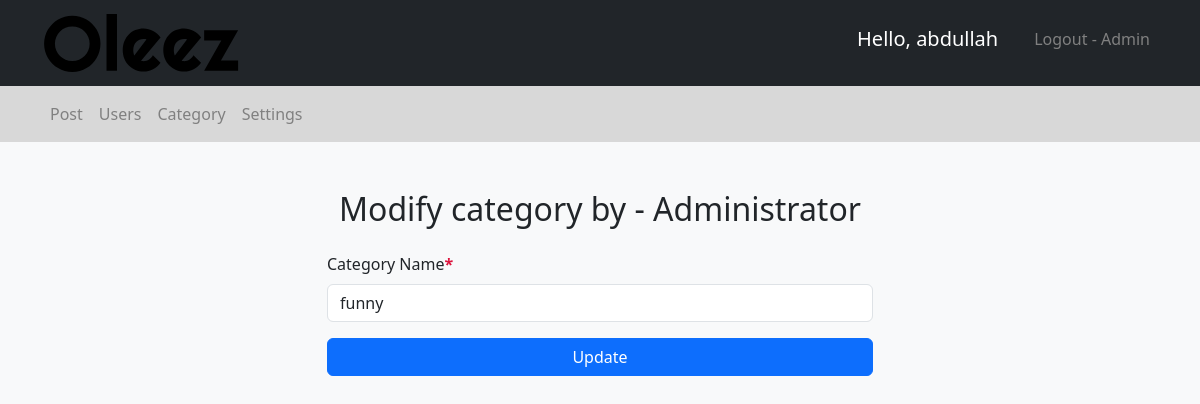
Page /admin/update-category.php?id=1 (signed in) on the committed database.
### tables this page shows
CREATE TABLE `setting` (
  `setting_id` int(11) NOT NULL,
  `websitename` varchar(255) NOT NULL,
  `logo` varchar(255) NOT NULL,
  `footerdesc` text NOT NULL
);

CREATE TABLE `category` (
  `category_id` int(11) NOT NULL,
  `category_name` varchar(255) NOT NULL,
  `post` int(11) DEFAULT 0
);

### admin/update-category.php (the view, shortened to what this page needs)
<?php include "header.php";
?>
<div class="container mt-5">
    <div class="row justify-content-center">
        <div class="col-md-6">
            <h2 class="admin-heading text-center mb-4">Modify category by - Administrator</h2>
            <form action="<?php $_SERVER['PHP_SELF'] ?>" method="POST">
                <?php
                $category = $_GET['id'];
                $sql = "SELECT category.category_name FROM category WHERE category_id = {$category}";
                $result = mysqli_query($conn, $sql) or die("Query failed");
                if (mysqli_num_rows($result)) {
                    while ($row = mysqli_fetch_assoc($result)) {
                        ?>
                         <div class="mb-3">
                         <label for="firstName" class="form-label">Category Name<span style="color: crimson;"><b>*</b></span></label>
                            <input type="text" name="name" value="<?php echo $row['category_name'] ?>"
                                   class="form-control" id="firstName" placeholder="First Name" required>
                        </div>
                        <div class="d-grid gap-2">
                            <button type="submit" name="update" class="btn btn-primary">Update</button>
                        </div>
                    <?php
                    }
                }
                ?>
      </div>
    </div>
  </div>

### admin/header.php (shortened to what this page needs)
<!DOCTYPE html>
<html lang="en">
<head>
  <link rel="stylesheet" href="https://cdnjs.cloudflare.com/ajax/libs/twitter-bootstrap/5.3.0/css/bootstrap.min.css">
</head>
<body>
  <header>
    <nav class="navbar navbar-expand-lg navbar-light bg-dark">
      <div class="container">
      <?php
        include "config.php";
        $logo_sql = "SELECT logo FROM setting";
        $logo_result = mysqli_query($conn, $logo_sql);
        $logo_row = mysqli_fetch_assoc($logo_result);
      ?>
        <a class="navbar-brand" href="#">
          <img src="images\<?php echo $logo_row['logo']; ?>" alt="Logo" height="60">
        </a>
        <div class="collapse navbar-collapse" id="navbarNav">
          <ul class="navbar-nav navoo ms-auto">
            <li class="nav-item">
              <h5 style="margin-right: 20px;">
              <a style="cursor:not-allowed; color: #fff;" onmouseover="this.style.color='gold';" onmouseout="this.style.color='#fff';" class="nav-link">Hello, <?php echo $_SESSION['username'] ?></a>
            </h5>
            </li>
            <li class="nav-item">
              <a style="color: grey;" onmouseover="this.style.color='red';" onmouseout="this.style.color='grey';" class="nav-link" href="logout.php">Logout
              <?php
              if($_SESSION['role'] == '1'){
                 echo '- Admin';
                 }else{
                    echo "";
              } ?></a>
            </li>
          </ul>
        </div>
      </div>
    </nav>
    <nav class="navbar navbar-expand-lg navbar-dark">
      <div class="container">
        <div class="collapse navbar-collapse" id="navbarNavLower">
          <ul class="navbar-nav navee">
            <li class="nav-item">
              <a class="nav-link" href="post.php">Post</a>
            </li>
            <?php
              if($_SESSION['role'] == '1'){
            ?>
            <li class="nav-item">
              <a class="nav-link" href="user.php">Users</a>
            </li>
            <li class="nav-item">
              <a class="nav-link" href="category.php">Category</a>
            </li>
            <li class="nav-item">
              <a class="nav-link" href="setting.php">Settings</a>
            </li>
            <?php
              }
            ?>
          </ul>
        </div>
      </div>
    </nav>
  </header>

### admin/header.php (style rules this page uses)
.navbar { background-color: #D8D8D8;; }
.navbar-brand { font-size: 1.5rem; font-weight: bold; color: #fff; }
.navoo .nav-link { color: #fff; }
.navee .nav-link { color: grey; }
body { background-color: #f8f9fa; }

### rows in the picture
setting: logo (picture)
category: name "funny"

### other values in the picture
$_SESSION['username'] "abdullah"
